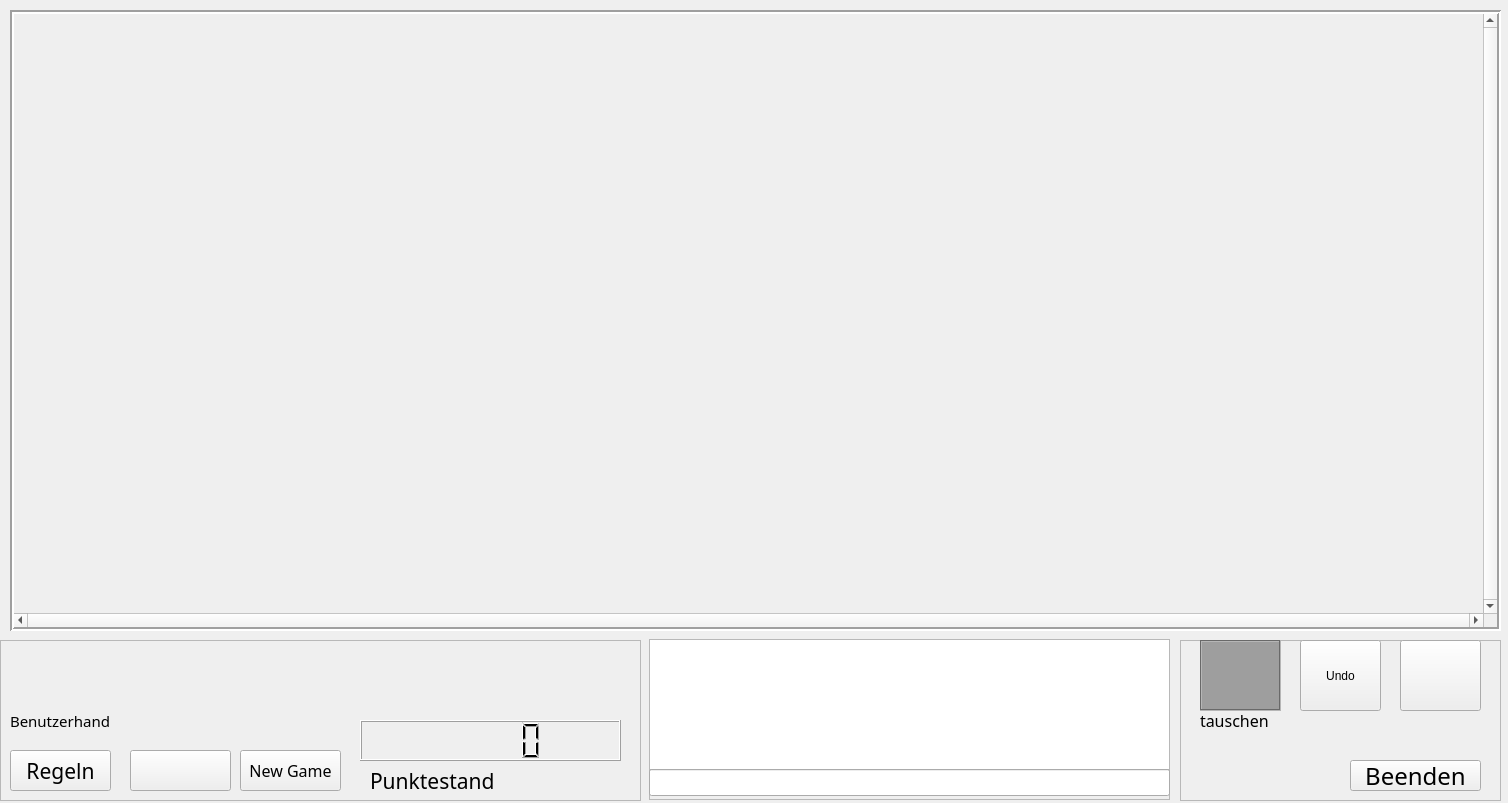
<?xml version="1.0" encoding="UTF-8"?>
<ui version="4.0">
 <class>Game</class>
 <widget class="QWidget" name="Game">
  <property name="geometry">
   <rect>
    <x>0</x>
    <y>0</y>
    <width>1508</width>
    <height>803</height>
   </rect>
  </property>
  <property name="windowTitle">
   <string>Qwirkel</string>
  </property>
  <property name="autoFillBackground">
   <bool>false</bool>
  </property>
  <widget class="QScrollArea" name="scrollArea">
   <property name="geometry">
    <rect>
     <x>10</x>
     <y>10</y>
     <width>1491</width>
     <height>621</height>
    </rect>
   </property>
   <property name="sizePolicy">
    <sizepolicy hsizetype="Expanding" vsizetype="Expanding">
     <horstretch>0</horstretch>
     <verstretch>0</verstretch>
    </sizepolicy>
   </property>
   <property name="minimumSize">
    <size>
     <width>1491</width>
     <height>621</height>
    </size>
   </property>
   <property name="frameShape">
    <enum>QFrame::Box</enum>
   </property>
   <property name="lineWidth">
    <number>2</number>
   </property>
   <property name="verticalScrollBarPolicy">
    <enum>Qt::ScrollBarAlwaysOn</enum>
   </property>
   <property name="horizontalScrollBarPolicy">
    <enum>Qt::ScrollBarAlwaysOn</enum>
   </property>
   <property name="sizeAdjustPolicy">
    <enum>QAbstractScrollArea::AdjustToContents</enum>
   </property>
   <property name="widgetResizable">
    <bool>true</bool>
   </property>
   <property name="alignment">
    <set>Qt::AlignCenter</set>
   </property>
   <widget class="QWidget" name="scrollAreaWidgetContents">
    <property name="geometry">
     <rect>
      <x>0</x>
      <y>0</y>
      <width>1469</width>
      <height>599</height>
     </rect>
    </property>
    <property name="sizePolicy">
     <sizepolicy hsizetype="Expanding" vsizetype="Expanding">
      <horstretch>0</horstretch>
      <verstretch>0</verstretch>
     </sizepolicy>
    </property>
    <widget class="QWidget" name="gridLayoutWidget">
     <property name="geometry">
      <rect>
       <x>0</x>
       <y>0</y>
       <width>1471</width>
       <height>601</height>
      </rect>
     </property>
     <layout class="QGridLayout" name="lfeld">
      <property name="sizeConstraint">
       <enum>QLayout::SetMinimumSize</enum>
      </property>
      <property name="spacing">
       <number>0</number>
      </property>
     </layout>
    </widget>
   </widget>
  </widget>
  <widget class="QFrame" name="unten_links">
   <property name="geometry">
    <rect>
     <x>0</x>
     <y>640</y>
     <width>641</width>
     <height>161</height>
    </rect>
   </property>
   <property name="minimumSize">
    <size>
     <width>641</width>
     <height>161</height>
    </size>
   </property>
   <property name="frameShape">
    <enum>QFrame::StyledPanel</enum>
   </property>
   <property name="frameShadow">
    <enum>QFrame::Raised</enum>
   </property>
   <widget class="QWidget" name="hand" native="true">
    <property name="geometry">
     <rect>
      <x>10</x>
      <y>0</y>
      <width>621</width>
      <height>71</height>
     </rect>
    </property>
    <property name="acceptDrops">
     <bool>true</bool>
    </property>
    <property name="toolTipDuration">
     <number>-1</number>
    </property>
    <widget class="QWidget" name="horizontalLayoutWidget">
     <property name="geometry">
      <rect>
       <x>0</x>
       <y>0</y>
       <width>621</width>
       <height>71</height>
      </rect>
     </property>
     <layout class="QHBoxLayout" name="lhand">
      <property name="sizeConstraint">
       <enum>QLayout::SetMaximumSize</enum>
      </property>
     </layout>
    </widget>
   </widget>
   <widget class="QLCDNumber" name="lcdNumber">
    <property name="geometry">
     <rect>
      <x>360</x>
      <y>80</y>
      <width>261</width>
      <height>41</height>
     </rect>
    </property>
   </widget>
   <widget class="QLabel" name="label">
    <property name="geometry">
     <rect>
      <x>10</x>
      <y>70</y>
      <width>351</width>
      <height>21</height>
     </rect>
    </property>
    <property name="font">
     <font>
      <family>Candara Light</family>
      <pointsize>11</pointsize>
     </font>
    </property>
    <property name="text">
     <string>Benutzerhand</string>
    </property>
   </widget>
   <widget class="QLabel" name="label_2">
    <property name="geometry">
     <rect>
      <x>370</x>
      <y>130</y>
      <width>151</width>
      <height>21</height>
     </rect>
    </property>
    <property name="font">
     <font>
      <family>Candara Light</family>
      <pointsize>16</pointsize>
     </font>
    </property>
    <property name="text">
     <string>Punktestand</string>
    </property>
   </widget>
   <widget class="QPushButton" name="pushButton_2">
    <property name="geometry">
     <rect>
      <x>10</x>
      <y>110</y>
      <width>101</width>
      <height>41</height>
     </rect>
    </property>
    <property name="font">
     <font>
      <family>Candara Light</family>
      <pointsize>16</pointsize>
     </font>
    </property>
    <property name="text">
     <string>Regeln</string>
    </property>
   </widget>
   <widget class="QPushButton" name="einstellungen">
    <property name="geometry">
     <rect>
      <x>130</x>
      <y>110</y>
      <width>101</width>
      <height>41</height>
     </rect>
    </property>
    <property name="text">
     <string/>
    </property>
   </widget>
   <widget class="QPushButton" name="pushButton_4">
    <property name="geometry">
     <rect>
      <x>240</x>
      <y>110</y>
      <width>101</width>
      <height>41</height>
     </rect>
    </property>
    <property name="font">
     <font>
      <family>Candara Light</family>
      <pointsize>12</pointsize>
     </font>
    </property>
    <property name="text">
     <string>New Game</string>
    </property>
   </widget>
  </widget>
  <widget class="QFrame" name="unten_mitte">
   <property name="geometry">
    <rect>
     <x>649</x>
     <y>639</y>
     <width>521</width>
     <height>161</height>
    </rect>
   </property>
   <property name="minimumSize">
    <size>
     <width>521</width>
     <height>161</height>
    </size>
   </property>
   <property name="frameShape">
    <enum>QFrame::StyledPanel</enum>
   </property>
   <property name="frameShadow">
    <enum>QFrame::Raised</enum>
   </property>
   <widget class="QListView" name="chatView">
    <property name="geometry">
     <rect>
      <x>0</x>
      <y>0</y>
      <width>521</width>
      <height>131</height>
     </rect>
    </property>
    <property name="minimumSize">
     <size>
      <width>521</width>
      <height>131</height>
     </size>
    </property>
   </widget>
   <widget class="QLineEdit" name="messageEdit">
    <property name="geometry">
     <rect>
      <x>0</x>
      <y>130</y>
      <width>521</width>
      <height>27</height>
     </rect>
    </property>
    <property name="minimumSize">
     <size>
      <width>521</width>
      <height>27</height>
     </size>
    </property>
   </widget>
  </widget>
  <widget class="QFrame" name="unten_rechts">
   <property name="geometry">
    <rect>
     <x>1180</x>
     <y>640</y>
     <width>321</width>
     <height>161</height>
    </rect>
   </property>
   <property name="minimumSize">
    <size>
     <width>321</width>
     <height>161</height>
    </size>
   </property>
   <property name="frameShape">
    <enum>QFrame::StyledPanel</enum>
   </property>
   <property name="frameShadow">
    <enum>QFrame::Raised</enum>
   </property>
   <widget class="Tauschen" name="frame">
    <property name="geometry">
     <rect>
      <x>20</x>
      <y>0</y>
      <width>81</width>
      <height>71</height>
     </rect>
    </property>
    <property name="acceptDrops">
     <bool>true</bool>
    </property>
    <property name="styleSheet">
     <string notr="true">background-color: rgb(158, 158, 158);</string>
    </property>
    <property name="frameShape">
     <enum>QFrame::Box</enum>
    </property>
    <property name="frameShadow">
     <enum>QFrame::Sunken</enum>
    </property>
   </widget>
   <widget class="QPushButton" name="pushButton_6">
    <property name="geometry">
     <rect>
      <x>120</x>
      <y>0</y>
      <width>81</width>
      <height>71</height>
     </rect>
    </property>
    <property name="text">
     <string>Undo</string>
    </property>
   </widget>
   <widget class="QPushButton" name="pushButton_7">
    <property name="geometry">
     <rect>
      <x>220</x>
      <y>0</y>
      <width>81</width>
      <height>71</height>
     </rect>
    </property>
    <property name="text">
     <string/>
    </property>
   </widget>
   <widget class="QLabel" name="label_3">
    <property name="geometry">
     <rect>
      <x>20</x>
      <y>70</y>
      <width>91</width>
      <height>21</height>
     </rect>
    </property>
    <property name="font">
     <font>
      <family>Candara Light</family>
      <pointsize>12</pointsize>
     </font>
    </property>
    <property name="text">
     <string>tauschen</string>
    </property>
   </widget>
   <widget class="QPushButton" name="pushButton">
    <property name="geometry">
     <rect>
      <x>170</x>
      <y>120</y>
      <width>131</width>
      <height>31</height>
     </rect>
    </property>
    <property name="font">
     <font>
      <family>Candara Light</family>
      <pointsize>18</pointsize>
     </font>
    </property>
    <property name="text">
     <string>Beenden</string>
    </property>
   </widget>
  </widget>
 </widget>
 <customwidgets>
  <customwidget>
   <class>Tauschen</class>
   <extends>QFrame</extends>
   <header location="global">tauschen.h</header>
   <container>1</container>
  </customwidget>
 </customwidgets>
 <resources/>
 <connections/>
</ui>
